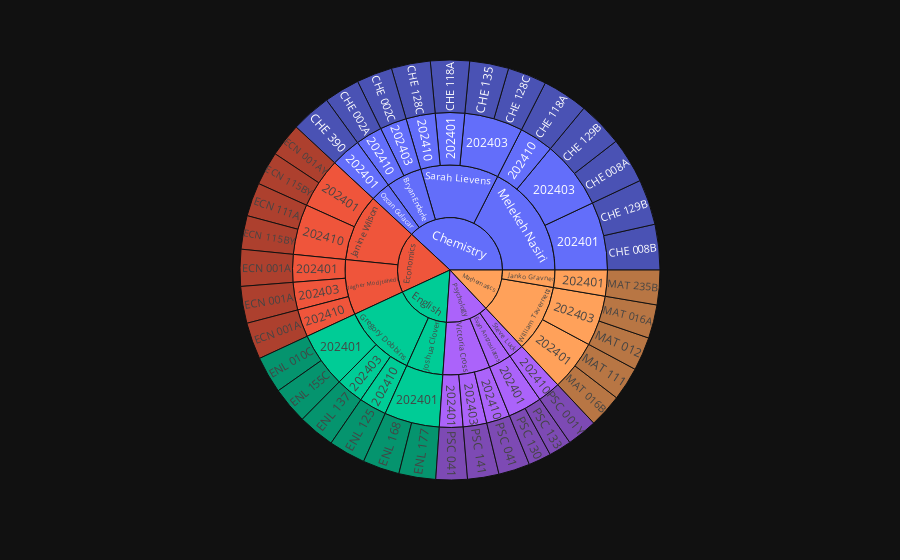

This figure's notebook cell:
### Code cell
diff_dict = {}
diff_prof_df = pd.DataFrame(columns=['Department', 'Professor', 'Difficulty'])
for index, rows in professors_df.iterrows():
    if rows['Department'] in list(deps_dict.keys())[:5]:
        if rows['Department'] not in diff_dict:
            diff_dict[rows['Department']] = []
        diff_dict[rows['Department']].append((rows['Total Ratings'], rows['Level of Difficulty'], rows['Name']))

for dep in list(deps_dict.keys())[:5]:
    diff = sorted(diff_dict[dep], reverse=True)[:5]
    # if len(profs) > 5:
    #     profs = profs[:5]
    for _, rating, prof in diff:
        diff_prof_df.loc[len(diff_prof_df)] = [dep, prof, rating]    

prof_course_diff_df = pd.merge(courses, diff_prof_df, right_on=['Department', 'Professor'], left_on=['Subject Name', 'ProfName'], how='inner')
fig = px.sunburst(prof_course_diff_df, path=['Department', 'Professor', 'Quarter', 'Course Code'], values='Difficulty')
fig.show()

### Figure 1 — Plotly figure (JSON) as saved in the notebook; plotly's stock layout.template omitted (floating-point values rounded to 4 significant figures)
{"data": [{"branchvalues": "total", "domain": {"x": [0.0, 1.0], "y": [0.0, 1.0]}, "hovertemplate": "labels=%{label}<br>Difficulty=%{value}<br>parent=%{parent}<br>id=%{id}<extra></extra>", "ids": ["Chemistry/Bryan Enderle/202410/CHE 002A", "Chemistry/Bryan Enderle/202403/CHE 002C", "Chemistry/Melekeh Nasiri/202403/CHE 008A", "Chemistry/Melekeh Nasiri/202401/CHE 008B", "Chemistry/Sarah Lievens/202401/CHE 118A", "Chemistry/Melekeh Nasiri/202410/CHE 118A", "Chemistry/Sarah Lievens/202403/CHE 128C", "Chemistry/Sarah Lievens/202410/CHE 128C", "Chemistry/Melekeh Nasiri/202401/CHE 129B", "Chemistry/Melekeh Nasiri/202403/CHE 129B", "Chemistry/Sarah Lievens/202403/CHE 135", "Chemistry/Ozcan Gulacar/202401/CHE 390", "Economics/Bagher Modjtahedi/202401/ECN 001A", "Economics/Bagher Modjtahedi/202403/ECN 001A", "Economics/Bagher Modjtahedi/202410/ECN 001A", "Economics/Janine Wilson/202401/ECN 001AY", "Economics/Janine Wilson/202410/ECN 111A", "Economics/Janine Wilson/202401/ECN 115BY", "Economics/Janine Wilson/202410/ECN 115BY", "English/Gregory Dobbins/202401/ENL 010C", "English/Gregory Dobbins/202410/ENL 125", "English/Gregory Dobbins/202403/ENL 137", "English/Gregory Dobbins/202401/ENL 155C", "English/Joshua Clover/202401/ENL 168", "English/Joshua Clover/202401/ENL 177", "Mathematics/William Tavernetti/202403/MAT 012", "Mathematics/William Tavernetti/202403/MAT 016A", "Mathematics/William Tavernetti/202401/MAT 016B", "Mathematics/William Tavernetti/202401/MAT 111", "Mathematics/Janko Gravner/202401/MAT 235B", "Psychology/Steve Luck/202410/PSC 001Y", "Psychology/Victoria Cross/202401/PSC 041", "Psychology/Victoria Cross/202410/PSC 041", "Psychology/Evan Antzoulatos/202401/PSC 130", "Psychology/Evan Antzoulatos/202401/PSC 133", "Psychology/Victoria Cross/202403/PSC 141", "Economics/Bagher Modjtahedi/202401", "Psychology/Evan Antzoulatos/202401", "English/Gregory Dobbins/202401", "Economics/Janine Wilson/202401", "Mathematics/Janko Gravner/202401", "English/Joshua Clover/202401", "Chemistry/Melekeh Nasiri/202401", "Chemistry/Ozcan Gulacar/202401", "Chemistry/Sarah Lievens/202401", "Psychology/Victoria Cross/202401", "Mathematics/William Tavernetti/202401", "Economics/Bagher Modjtahedi/202403", "Chemistry/Bryan Enderle/202403", "English/Gregory Dobbins/202403", "Chemistry/Melekeh Nasiri/202403", "Chemistry/Sarah Lievens/202403", "Psychology/Victoria Cross/202403", "Mathematics/William Tavernetti/202403", "Economics/Bagher Modjtahedi/202410", "Chemistry/Bryan Enderle/202410", "English/Gregory Dobbins/202410", "Economics/Janine Wilson/202410", "Chemistry/Melekeh Nasiri/202410", "Chemistry/Sarah Lievens/202410", "Psychology/Steve Luck/202410", "Psychology/Victoria Cross/202410", "Economics/Bagher Modjtahedi", "Chemistry/Bryan Enderle", "Psychology/Evan Antzoulatos", "English/Gregory Dobbins", "Economics/Janine Wilson", "Mathematics/Janko Gravner", "English/Joshua Clover", "Chemistry/Melekeh Nasiri", "Chemistry/Ozcan Gulacar", "Chemistry/Sarah Lievens", "Psychology/Steve Luck", "Psychology/Victoria Cross", "Mathematics/William Tavernetti", "Chemistry", "Economics", "English", "Mathematics", "Psychology"], "labels": ["CHE 002A", "CHE 002C", "CHE 008A", "CHE 008B", "CHE 118A", "CHE 118A", "CHE 128C", "CHE 128C", "CHE 129B", "CHE 129B", "CHE 135", "CHE 390", "ECN 001A", "ECN 001A", "ECN 001A", "ECN 001AY", "ECN 111A", "ECN 115BY", "ECN 115BY", "ENL 010C", "ENL 125", "ENL 137", "ENL 155C", "ENL 168", "ENL 177", "MAT 012", "MAT 016A", "MAT 016B", "MAT 111", "MAT 235B", "PSC 001Y", "PSC 041", "PSC 041", "PSC 130", "PSC 133", "PSC 141", "202401", "202401", "202401", "202401", "202401", "202401", "202401", "202401", "202401", "202401", "202401", "202403", "202403", "202403", "202403", "202403", "202403", "202403", "202410", "202410", "202410", "202410", "202410", "202410", "202410", "202410", "Bagher Modjtahedi", "Bryan Enderle", "Evan Antzoulatos", "Gregory Dobbins", "Janine Wilson", "Janko Gravner", "Joshua Clover", "Melekeh Nasiri", "Ozcan Gulacar", "Sarah Lievens", "Steve Luck", "Victoria Cross", "William Tavernetti", "Chemistry", "Economics", "English", "Mathematics", "Psychology"], "name": "", "parents": ["Chemistry/Bryan Enderle/202410", "Chemistry/Bryan Enderle/202403", "Chemistry/Melekeh Nasiri/202403", "Chemistry/Melekeh Nasiri/202401", "Chemistry/Sarah Lievens/202401", "Chemistry/Melekeh Nasiri/202410", "Chemistry/Sarah Lievens/202403", "Chemistry/Sarah Lievens/202410", "Chemistry/Melekeh Nasiri/202401", "Chemistry/Melekeh Nasiri/202403", "Chemistry/Sarah Lievens/202403", "Chemistry/Ozcan Gulacar/202401", "Economics/Bagher Modjtahedi/202401", "Economics/Bagher Modjtahedi/202403", "Economics/Bagher Modjtahedi/202410", "Economics/Janine Wilson/202401", "Economics/Janine Wilson/202410", "Economics/Janine Wilson/202401", "Economics/Janine Wilson/202410", "English/Gregory Dobbins/202401", "English/Gregory Dobbins/202410", "English/Gregory Dobbins/202403", "English/Gregory Dobbins/202401", "English/Joshua Clover/202401", "English/Joshua Clover/202401", "Mathematics/William Tavernetti/202403", "Mathematics/William Tavernetti/202403", "Mathematics/William Tavernetti/202401", "Mathematics/William Tavernetti/202401", "Mathematics/Janko Gravner/202401", "Psychology/Steve Luck/202410", "Psychology/Victoria Cross/202401", "Psychology/Victoria Cross/202410", "Psychology/Evan Antzoulatos/202401", "Psychology/Evan Antzoulatos/202401", "Psychology/Victoria Cross/202403", "Economics/Bagher Modjtahedi", "Psychology/Evan Antzoulatos", "English/Gregory Dobbins", "Economics/Janine Wilson", "Mathematics/Janko Gravner", "English/Joshua Clover", "Chemistry/Melekeh Nasiri", "Chemistry/Ozcan Gulacar", "Chemistry/Sarah Lievens", "Psychology/Victoria Cross", "Mathematics/William Tavernetti", "Economics/Bagher Modjtahedi", "Chemistry/Bryan Enderle", "English/Gregory Dobbins", "Chemistry/Melekeh Nasiri", "Chemistry/Sarah Lievens", "Psychology/Victoria Cross", "Mathematics/William Tavernetti", "Economics/Bagher Modjtahedi", "Chemistry/Bryan Enderle", "English/Gregory Dobbins", "Economics/Janine Wilson", "Chemistry/Melekeh Nasiri", "Chemistry/Sarah Lievens", "Psychology/Steve Luck", "Psychology/Victoria Cross", "Economics", "Chemistry", "Psychology", "English", "Economics", "Mathematics", "English", "Chemistry", "Chemistry", "Chemistry", "Psychology", "Psychology", "Mathematics", "", "", "", "", ""], "values": [0.66, 0.66, 0.84, 0.84, 0.72, 0.84, 0.72, 0.72, 0.84, 0.84, 0.72, 0.74, 0.68, 0.68, 0.68, 0.62, 0.62, 0.62, 0.62, 0.68, 0.68, 0.68, 0.68, 0.68, 0.68, 0.62, 0.62, 0.62, 0.62, 0.64, 0.56, 0.58, 0.58, 0.42, 0.42, 0.58, 0.68, 0.84, 1.36, 1.24, 0.64, 1.36, 1.68, 0.74, 0.72, 0.58, 1.24, 0.68, 0.66, 0.68, 1.68, 1.44, 0.58, 1.24, 0.68, 0.66, 0.68, 1.24, 0.84, 0.72, 0.56, 0.58, 2.04, 1.32, 0.84, 2.72, 2.48, 0.64, 1.36, 4.2, 0.74, 2.88, 0.56, 1.74, 2.48, 9.14, 4.52, 4.08, 3.12, 3.14], "type": "sunburst"}], "layout": {"legend": {"tracegroupgap": 0}, "margin": {"t": 60}}}
